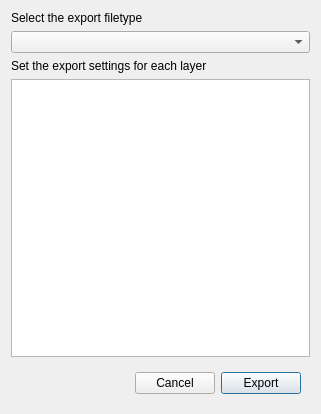
<?xml version="1.0" encoding="UTF-8"?>
<ui version="4.0">
 <class>Dialog</class>
 <widget class="QDialog" name="Dialog">
  <property name="geometry">
   <rect>
    <x>0</x>
    <y>0</y>
    <width>321</width>
    <height>414</height>
   </rect>
  </property>
  <property name="windowTitle">
   <string>Export 3D Volume</string>
  </property>
  <layout class="QGridLayout" name="gridLayout">
   <item row="3" column="0">
    <widget class="QListWidget" name="listsel_layer"/>
   </item>
   <item row="4" column="0">
    <layout class="QFormLayout" name="layer_layout"/>
   </item>
   <item row="5" column="0">
    <widget class="QWidget" name="widget" native="true">
     <layout class="QHBoxLayout" name="horizontalLayout">
      <item>
       <spacer name="horizontalSpacer_3">
        <property name="orientation">
         <enum>Qt::Horizontal</enum>
        </property>
        <property name="sizeHint" stdset="0">
         <size>
          <width>110</width>
          <height>20</height>
         </size>
        </property>
       </spacer>
      </item>
      <item>
       <widget class="QPushButton" name="button_cancel">
        <property name="text">
         <string>Cancel</string>
        </property>
        <property name="autoDefault">
         <bool>false</bool>
        </property>
       </widget>
      </item>
      <item>
       <widget class="QPushButton" name="button_ok">
        <property name="text">
         <string>Export</string>
        </property>
        <property name="autoDefault">
         <bool>true</bool>
        </property>
       </widget>
      </item>
     </layout>
    </widget>
   </item>
   <item row="0" column="0">
    <widget class="QLabel" name="label_filetype_message">
     <property name="text">
      <string>Select the export filetype</string>
     </property>
    </widget>
   </item>
   <item row="1" column="0">
    <widget class="QComboBox" name="combosel_filetype"/>
   </item>
   <item row="2" column="0">
    <widget class="QLabel" name="label_settings_message">
     <property name="text">
      <string>Set the export settings for each layer</string>
     </property>
    </widget>
   </item>
  </layout>
 </widget>
 <resources/>
 <connections/>
</ui>
